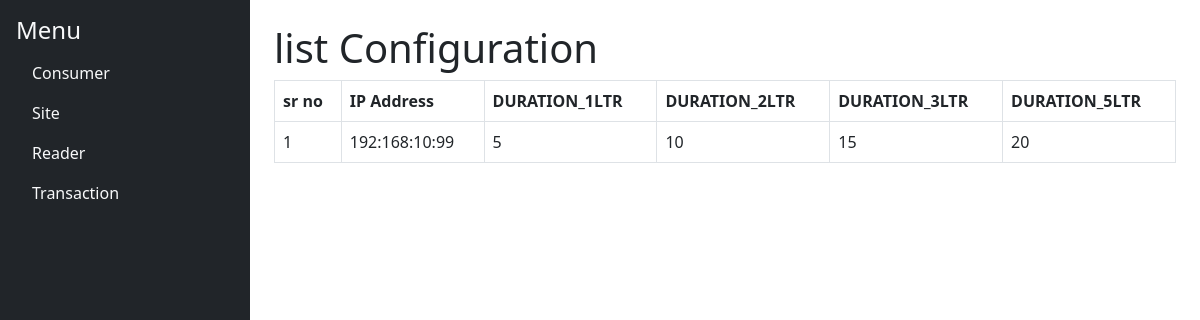
Page /list_config on the committed database.
### Reader/models.py (models this page shows)
class Configuration(models.Model):
    id = models.AutoField(primary_key=True)
    SERVER_IP = models.CharField(max_length= 100)
    DURATION_1LTR = models.IntegerField(max_length = 20)
    DURATION_2LTR = models.IntegerField(max_length = 20)
    DURATION_3LTR = models.IntegerField(max_length = 20)
    DURATION_5LTR = models.IntegerField(max_length = 20)

### Reader/views.py (the view)
# urls.py: path('list_config', views.list_config, name='list_config'),
def list_config(request):
    config= Configuration.objects.all()
    memberships=Membership.objects.all()
    context = {
        'config': config,
        'memberships': memberships,
    }
    return render(request, 'list_configuration.html',{'config':config})

### Reader/templates/list_configuration.html (shortened to what this page needs)
<!DOCTYPE html>
{% extends 'base.html' %}
{% block content %}
<body>
<h1>list Configuration</h1>
<table class="table table-bordered">
  <thead>
    <tr>
      <th scope="col">sr no</th>
      <th scope="col">IP Address</th>
      <th scope="col">DURATION_1LTR</th>
      <th scope="col">DURATION_2LTR</th>
        <th scope="col">DURATION_3LTR</th>
        <th scope="col">DURATION_5LTR</th>
    </tr>
  </thead>
  <tbody>
                {% for config in config %}
                <tr>
                    <td>{{ config.id }}</td>
                    <td>{{ config.SERVER_IP }}</td>
                    <td>{{ config.DURATION_1LTR }}</td>
                    <td>{{ config.DURATION_2LTR }}</td>
                    <td>{{ config.DURATION_3LTR }}</td>
                    <td>{{ config.DURATION_5LTR }}</td>
                </tr>
                {% empty %}
                <tr>
                    <td colspan="4" class="text-center">No users found.</td>
                </tr>
                {% endfor %}
            </tbody>
</table>
</body>
{% endblock %}

### rows in the picture
Configuration: id "1", SERVER_IP "192:168:10:99", DURATION_1LTR "5", DURATION_2LTR "10", DURATION_3LTR "15", DURATION_5LTR "20"
